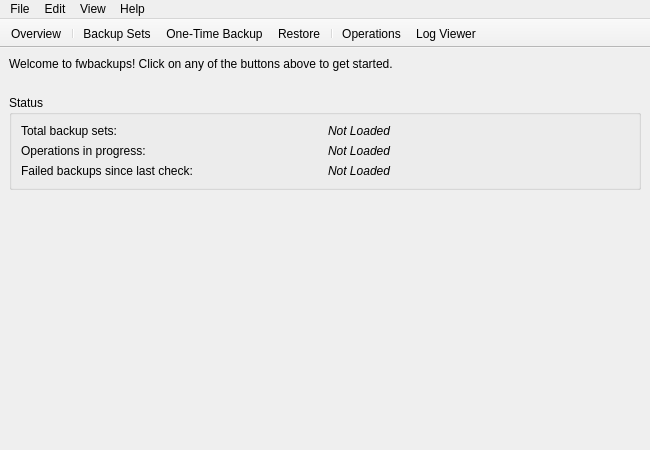
<?xml version="1.0" encoding="UTF-8"?>
<ui version="4.0">
 <class>mainWindow</class>
 <widget class="QMainWindow" name="mainWindow">
  <property name="geometry">
   <rect>
    <x>0</x>
    <y>0</y>
    <width>650</width>
    <height>450</height>
   </rect>
  </property>
  <property name="minimumSize">
   <size>
    <width>650</width>
    <height>450</height>
   </size>
  </property>
  <property name="windowTitle">
   <string>fwbackups</string>
  </property>
  <property name="windowIcon">
   <iconset resource="../../fwbackups.qrc">
    <normaloff>:/application-icons/fwbackups-32.png</normaloff>:/application-icons/fwbackups-32.png</iconset>
  </property>
  <widget class="QWidget" name="centralwidget">
   <layout class="QVBoxLayout" name="verticalLayout">
    <property name="margin">
     <number>0</number>
    </property>
    <item>
     <widget class="QStackedWidget" name="mainStackedWidget">
      <property name="currentIndex">
       <number>0</number>
      </property>
      <widget class="QWidget" name="overviewPage">
       <layout class="QVBoxLayout" name="verticalLayout_2">
        <property name="spacing">
         <number>24</number>
        </property>
        <item>
         <widget class="QLabel" name="label">
          <property name="text">
           <string>Welcome to fwbackups! Click on any of the buttons above to get started.</string>
          </property>
         </widget>
        </item>
        <item>
         <widget class="QGroupBox" name="groupBox_2">
          <property name="sizePolicy">
           <sizepolicy hsizetype="Preferred" vsizetype="Maximum">
            <horstretch>0</horstretch>
            <verstretch>0</verstretch>
           </sizepolicy>
          </property>
          <property name="title">
           <string>Status</string>
          </property>
          <property name="flat">
           <bool>true</bool>
          </property>
          <layout class="QHBoxLayout" name="horizontalLayout">
           <item>
            <layout class="QGridLayout" name="gridLayout">
             <property name="horizontalSpacing">
              <number>6</number>
             </property>
             <item row="0" column="0">
              <widget class="QLabel" name="label_2">
               <property name="text">
                <string>Total backup sets:</string>
               </property>
              </widget>
             </item>
             <item row="2" column="1">
              <widget class="QLabel" name="failedBackupsLabel">
               <property name="text">
                <string>&lt;i&gt;Not Loaded&lt;/i&gt;</string>
               </property>
              </widget>
             </item>
             <item row="0" column="1">
              <widget class="QLabel" name="totalBackupSetsLabel">
               <property name="text">
                <string>&lt;i&gt;Not Loaded&lt;/i&gt;</string>
               </property>
              </widget>
             </item>
             <item row="2" column="0">
              <widget class="QLabel" name="label_4">
               <property name="text">
                <string>Failed backups since last check:</string>
               </property>
              </widget>
             </item>
             <item row="1" column="0">
              <widget class="QLabel" name="label_19">
               <property name="text">
                <string>Operations in progress:</string>
               </property>
              </widget>
             </item>
             <item row="1" column="1">
              <widget class="QLabel" name="operationsInProgressLabel">
               <property name="text">
                <string>&lt;i&gt;Not Loaded&lt;/i&gt;</string>
               </property>
              </widget>
             </item>
            </layout>
           </item>
          </layout>
         </widget>
        </item>
        <item>
         <spacer name="verticalSpacer_1">
          <property name="orientation">
           <enum>Qt::Vertical</enum>
          </property>
          <property name="sizeHint" stdset="0">
           <size>
            <width>20</width>
            <height>5</height>
           </size>
          </property>
         </spacer>
        </item>
       </layout>
      </widget>
      <widget class="QWidget" name="backupSetsPage">
       <layout class="QHBoxLayout" name="horizontalLayout_4">
        <item>
         <layout class="QVBoxLayout" name="verticalLayout_6">
          <property name="sizeConstraint">
           <enum>QLayout::SetDefaultConstraint</enum>
          </property>
          <property name="topMargin">
           <number>12</number>
          </property>
          <item>
           <widget class="QPushButton" name="newSetButton">
            <property name="text">
             <string>New Set...</string>
            </property>
            <property name="icon">
             <iconset resource="../../fwbackups.qrc">
              <normaloff>:/program-icons/program-icons/list-add.png</normaloff>:/program-icons/program-icons/list-add.png</iconset>
            </property>
           </widget>
          </item>
          <item>
           <widget class="QPushButton" name="editSetButton">
            <property name="text">
             <string>Edit Set...</string>
            </property>
            <property name="icon">
             <iconset resource="../../fwbackups.qrc">
              <normaloff>:/program-icons/program-icons/preferences-system.png</normaloff>:/program-icons/program-icons/preferences-system.png</iconset>
            </property>
           </widget>
          </item>
          <item>
           <widget class="QPushButton" name="deleteSetButton">
            <property name="sizePolicy">
             <sizepolicy hsizetype="Minimum" vsizetype="Fixed">
              <horstretch>0</horstretch>
              <verstretch>0</verstretch>
             </sizepolicy>
            </property>
            <property name="text">
             <string>Delete Set</string>
            </property>
            <property name="icon">
             <iconset resource="../../fwbackups.qrc">
              <normaloff>:/program-icons/program-icons/delete.png</normaloff>:/program-icons/program-icons/delete.png</iconset>
            </property>
           </widget>
          </item>
          <item>
           <widget class="Line" name="line">
            <property name="minimumSize">
             <size>
              <width>0</width>
              <height>12</height>
             </size>
            </property>
            <property name="orientation">
             <enum>Qt::Horizontal</enum>
            </property>
           </widget>
          </item>
          <item>
           <widget class="QPushButton" name="backupNowButton">
            <property name="sizePolicy">
             <sizepolicy hsizetype="Minimum" vsizetype="Fixed">
              <horstretch>0</horstretch>
              <verstretch>0</verstretch>
             </sizepolicy>
            </property>
            <property name="text">
             <string>Backup Now</string>
            </property>
            <property name="icon">
             <iconset resource="../../fwbackups.qrc">
              <normaloff>:/program-icons/program-icons/archive.png</normaloff>:/program-icons/program-icons/archive.png</iconset>
            </property>
           </widget>
          </item>
          <item>
           <widget class="QPushButton" name="restoreButton">
            <property name="text">
             <string>Restore</string>
            </property>
            <property name="icon">
             <iconset resource="../../fwbackups.qrc">
              <normaloff>:/program-icons/program-icons/undo.png</normaloff>:/program-icons/program-icons/undo.png</iconset>
            </property>
           </widget>
          </item>
          <item>
           <widget class="Line" name="line_2">
            <property name="orientation">
             <enum>Qt::Horizontal</enum>
            </property>
           </widget>
          </item>
          <item>
           <widget class="QPushButton" name="burnButton">
            <property name="text">
             <string>Burn</string>
            </property>
            <property name="icon">
             <iconset resource="../../fwbackups.qrc">
              <normaloff>:/program-icons/program-icons/media-optical.png</normaloff>:/program-icons/program-icons/media-optical.png</iconset>
            </property>
           </widget>
          </item>
          <item>
           <spacer name="verticalSpacer_4">
            <property name="orientation">
             <enum>Qt::Vertical</enum>
            </property>
            <property name="sizeHint" stdset="0">
             <size>
              <width>20</width>
              <height>5</height>
             </size>
            </property>
           </spacer>
          </item>
         </layout>
        </item>
        <item>
         <widget class="QListView" name="setsListView">
          <property name="iconSize">
           <size>
            <width>128</width>
            <height>128</height>
           </size>
          </property>
          <property name="movement">
           <enum>QListView::Static</enum>
          </property>
          <property name="spacing">
           <number>12</number>
          </property>
          <property name="gridSize">
           <size>
            <width>96</width>
            <height>96</height>
           </size>
          </property>
          <property name="viewMode">
           <enum>QListView::IconMode</enum>
          </property>
          <property name="uniformItemSizes">
           <bool>true</bool>
          </property>
          <property name="batchSize">
           <number>10</number>
          </property>
          <property name="wordWrap">
           <bool>true</bool>
          </property>
         </widget>
        </item>
       </layout>
      </widget>
      <widget class="QWidget" name="operationsPage">
       <layout class="QHBoxLayout" name="horizontalLayout_3">
        <item>
         <layout class="QVBoxLayout" name="verticalLayout_10">
          <property name="topMargin">
           <number>12</number>
          </property>
          <item>
           <widget class="QPushButton" name="viewDetailsButton">
            <property name="text">
             <string>View Details...</string>
            </property>
           </widget>
          </item>
          <item>
           <widget class="QPushButton" name="cancelOperationButton">
            <property name="text">
             <string>Cancel Operation</string>
            </property>
           </widget>
          </item>
          <item>
           <spacer name="verticalSpacer_2">
            <property name="orientation">
             <enum>Qt::Vertical</enum>
            </property>
            <property name="sizeHint" stdset="0">
             <size>
              <width>20</width>
              <height>5</height>
             </size>
            </property>
           </spacer>
          </item>
         </layout>
        </item>
        <item>
         <widget class="QListView" name="listView_2"/>
        </item>
       </layout>
      </widget>
      <widget class="QWidget" name="logViewerPage">
       <layout class="QVBoxLayout" name="verticalLayout_3">
        <item>
         <widget class="QTextEdit" name="logTextEdit">
          <property name="frameShadow">
           <enum>QFrame::Plain</enum>
          </property>
         </widget>
        </item>
        <item>
         <layout class="QHBoxLayout" name="horizontalLayout_2">
          <property name="sizeConstraint">
           <enum>QLayout::SetDefaultConstraint</enum>
          </property>
          <item>
           <spacer name="horizontalSpacer">
            <property name="orientation">
             <enum>Qt::Horizontal</enum>
            </property>
            <property name="sizeHint" stdset="0">
             <size>
              <width>5</width>
              <height>5</height>
             </size>
            </property>
           </spacer>
          </item>
          <item>
           <widget class="QPushButton" name="saveLogButton">
            <property name="text">
             <string>Save to File</string>
            </property>
            <property name="icon">
             <iconset resource="../../fwbackups.qrc">
              <normaloff>:/program-icons/program-icons/document-save.png</normaloff>:/program-icons/program-icons/document-save.png</iconset>
            </property>
           </widget>
          </item>
          <item>
           <widget class="QPushButton" name="clearLogButton">
            <property name="text">
             <string>Clear Log</string>
            </property>
            <property name="icon">
             <iconset resource="../../fwbackups.qrc">
              <normaloff>:/program-icons/program-icons/clear.png</normaloff>:/program-icons/program-icons/clear.png</iconset>
            </property>
           </widget>
          </item>
          <item>
           <widget class="QPushButton" name="refreshLogButton">
            <property name="text">
             <string>Refresh</string>
            </property>
            <property name="icon">
             <iconset resource="../../fwbackups.qrc">
              <normaloff>:/program-icons/program-icons/refresh.png</normaloff>:/program-icons/program-icons/refresh.png</iconset>
            </property>
           </widget>
          </item>
         </layout>
        </item>
       </layout>
      </widget>
     </widget>
    </item>
   </layout>
  </widget>
  <widget class="QMenuBar" name="menubar">
   <property name="geometry">
    <rect>
     <x>0</x>
     <y>0</y>
     <width>650</width>
     <height>22</height>
    </rect>
   </property>
   <widget class="QMenu" name="menuFile">
    <property name="title">
     <string>File</string>
    </property>
    <addaction name="actionNew_Set"/>
    <addaction name="separator"/>
    <addaction name="actionImport_Sets"/>
    <addaction name="actionExport_Sets"/>
    <addaction name="separator"/>
    <addaction name="actionQuit"/>
   </widget>
   <widget class="QMenu" name="menuEdit">
    <property name="title">
     <string>Edit</string>
    </property>
    <addaction name="actionEncryption_Keys"/>
    <addaction name="actionPreferences"/>
   </widget>
   <widget class="QMenu" name="menuView">
    <property name="title">
     <string>View</string>
    </property>
    <addaction name="actionOverview"/>
    <addaction name="separator"/>
    <addaction name="actionBackup_Sets"/>
    <addaction name="actionOne_Time_Backup"/>
    <addaction name="actionRestore"/>
    <addaction name="separator"/>
    <addaction name="actionOperations"/>
    <addaction name="actionLog_Viewer"/>
   </widget>
   <widget class="QMenu" name="menuHelp">
    <property name="title">
     <string>Help</string>
    </property>
    <addaction name="actionAbout"/>
    <addaction name="actionHelp"/>
    <addaction name="separator"/>
    <addaction name="actionCheck_for_Updates"/>
   </widget>
   <addaction name="menuFile"/>
   <addaction name="menuEdit"/>
   <addaction name="menuView"/>
   <addaction name="menuHelp"/>
  </widget>
  <widget class="QToolBar" name="toolBar">
   <property name="focusPolicy">
    <enum>Qt::StrongFocus</enum>
   </property>
   <property name="windowTitle">
    <string>fwbackups</string>
   </property>
   <property name="movable">
    <bool>false</bool>
   </property>
   <property name="iconSize">
    <size>
     <width>24</width>
     <height>24</height>
    </size>
   </property>
   <property name="toolButtonStyle">
    <enum>Qt::ToolButtonTextUnderIcon</enum>
   </property>
   <attribute name="toolBarArea">
    <enum>TopToolBarArea</enum>
   </attribute>
   <attribute name="toolBarBreak">
    <bool>false</bool>
   </attribute>
   <addaction name="actionOverview_2"/>
   <addaction name="separator"/>
   <addaction name="actionBackup_Sets_2"/>
   <addaction name="actionOne_Time_Backup_2"/>
   <addaction name="actionRestore_2"/>
   <addaction name="separator"/>
   <addaction name="actionOperations_2"/>
   <addaction name="actionLog_Viewer_2"/>
  </widget>
  <action name="actionNew_Set">
   <property name="text">
    <string>New Set...</string>
   </property>
   <property name="shortcut">
    <string>Ctrl+N</string>
   </property>
  </action>
  <action name="actionImport_Sets">
   <property name="text">
    <string>Import Sets...</string>
   </property>
  </action>
  <action name="actionExport_Sets">
   <property name="text">
    <string>Export Sets...</string>
   </property>
  </action>
  <action name="actionQuit">
   <property name="text">
    <string>Quit</string>
   </property>
   <property name="shortcut">
    <string>Ctrl+Q</string>
   </property>
  </action>
  <action name="actionEdit_Set">
   <property name="text">
    <string>Edit Set...</string>
   </property>
  </action>
  <action name="actionDuplicate_Set">
   <property name="text">
    <string>Duplicate Set</string>
   </property>
  </action>
  <action name="actionDelete_Set">
   <property name="text">
    <string>Delete Set</string>
   </property>
  </action>
  <action name="actionPreferences">
   <property name="text">
    <string>Preferences...</string>
   </property>
  </action>
  <action name="actionOverview">
   <property name="text">
    <string>Overview</string>
   </property>
   <property name="shortcut">
    <string>Ctrl+1</string>
   </property>
  </action>
  <action name="actionBackup_Sets">
   <property name="text">
    <string>Backup Sets</string>
   </property>
   <property name="shortcut">
    <string>Ctrl+2</string>
   </property>
  </action>
  <action name="actionOne_Time_Backup">
   <property name="text">
    <string>One-Time Backup...</string>
   </property>
   <property name="shortcut">
    <string>Ctrl+3</string>
   </property>
  </action>
  <action name="actionLog_Viewer">
   <property name="text">
    <string>Log Viewer</string>
   </property>
   <property name="shortcut">
    <string>Ctrl+6</string>
   </property>
  </action>
  <action name="actionRestore">
   <property name="text">
    <string>Restore...</string>
   </property>
   <property name="shortcut">
    <string>Ctrl+4</string>
   </property>
  </action>
  <action name="actionAbout">
   <property name="text">
    <string>About</string>
   </property>
  </action>
  <action name="actionCheck_for_Updates">
   <property name="text">
    <string>Check for Updates</string>
   </property>
  </action>
  <action name="actionHelp">
   <property name="text">
    <string>Help</string>
   </property>
  </action>
  <action name="actionOverview_2">
   <property name="checkable">
    <bool>true</bool>
   </property>
   <property name="icon">
    <iconset resource="../../fwbackups.qrc">
     <normaloff>:/program-icons/program-icons/home.png</normaloff>:/program-icons/program-icons/home.png</iconset>
   </property>
   <property name="text">
    <string>Overview</string>
   </property>
  </action>
  <action name="actionBackup_Sets_2">
   <property name="checkable">
    <bool>true</bool>
   </property>
   <property name="icon">
    <iconset resource="../../fwbackups.qrc">
     <normaloff>:/program-icons/program-icons/drive-harddisk.png</normaloff>:/program-icons/program-icons/drive-harddisk.png</iconset>
   </property>
   <property name="text">
    <string>Backup Sets</string>
   </property>
   <property name="toolTip">
    <string>View automated backups</string>
   </property>
  </action>
  <action name="actionOne_Time_Backup_2">
   <property name="icon">
    <iconset resource="../../fwbackups.qrc">
     <normaloff>:/program-icons/program-icons/drive-optical.png</normaloff>:/program-icons/program-icons/drive-optical.png</iconset>
   </property>
   <property name="text">
    <string>One-Time Backup</string>
   </property>
   <property name="toolTip">
    <string>Start a one-time backup</string>
   </property>
  </action>
  <action name="actionLog_Viewer_2">
   <property name="checkable">
    <bool>true</bool>
   </property>
   <property name="icon">
    <iconset resource="../../fwbackups.qrc">
     <normaloff>:/program-icons/program-icons/filetype-text.png</normaloff>:/program-icons/program-icons/filetype-text.png</iconset>
   </property>
   <property name="text">
    <string>Log Viewer</string>
   </property>
   <property name="toolTip">
    <string>View log messages</string>
   </property>
  </action>
  <action name="actionRestore_2">
   <property name="icon">
    <iconset resource="../../fwbackups.qrc">
     <normaloff>:/program-icons/program-icons/undo.png</normaloff>:/program-icons/program-icons/undo.png</iconset>
   </property>
   <property name="text">
    <string>Restore</string>
   </property>
   <property name="toolTip">
    <string>Restore files from a previous backup</string>
   </property>
  </action>
  <action name="actionOperations_2">
   <property name="checkable">
    <bool>true</bool>
   </property>
   <property name="icon">
    <iconset resource="../../fwbackups.qrc">
     <normaloff>:/program-icons/program-icons/refresh.png</normaloff>:/program-icons/program-icons/refresh.png</iconset>
   </property>
   <property name="text">
    <string>Operations</string>
   </property>
   <property name="toolTip">
    <string>View &amp; manage running operations</string>
   </property>
  </action>
  <action name="actionOperations">
   <property name="text">
    <string>Operations</string>
   </property>
   <property name="shortcut">
    <string>Ctrl+5</string>
   </property>
  </action>
  <action name="actionEncryption_Keys">
   <property name="text">
    <string>Encryption Keys...</string>
   </property>
   <property name="shortcut">
    <string>Ctrl+K</string>
   </property>
  </action>
 </widget>
 <resources>
  <include location="../../fwbackups.qrc"/>
 </resources>
 <connections/>
</ui>
